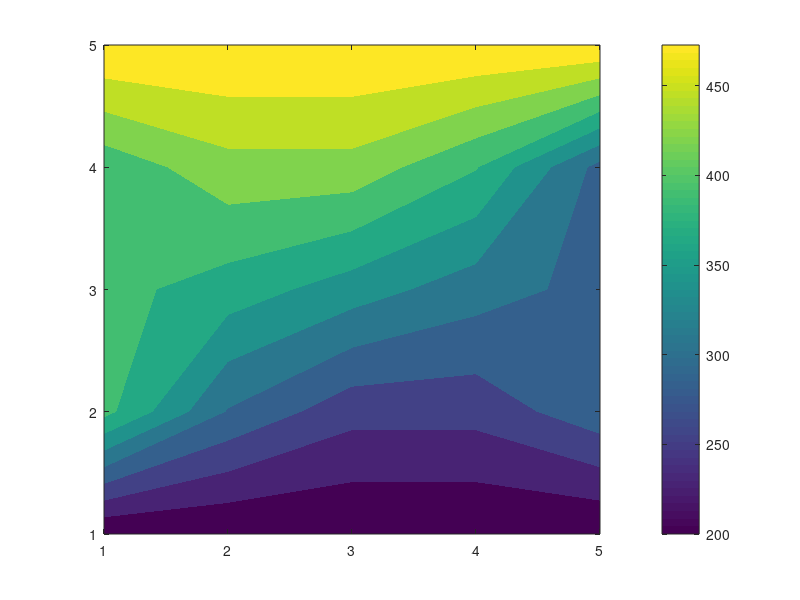

This chart was generated by the following MATLAB code: (Note: this script raises an error after producing the figure.)
clear; clc; close all;

% Domain size
Lx = 1.0;  % Length in x-direction (m)
Ly = 1.0;  % Length in y-direction (m)

% Grid parameters
Nx = 4;  % Number of control volumes in x-direction
Ny = 4;  % Number of control volumes in y-direction
dx = Lx / Nx-1;
dy = Ly / Ny-1;

% Thermal conductivity
k = 1000; % W/(m·K)

% Initialize temperature field
T = zeros(Ny+1, Nx+1);

% Apply Dirichlet Boundary Conditions
T(:, 1)   = 400; % Left boundary (x = 0)
T(:, end) = 300; % Right boundary (x = Lx)
T(end, :)  = 200; % Bottom boundary (y = 0)
T(1, :)  = 500; % Top boundary (y = Ly)

disp("The initial  Matrix T with 4 boundry Temps")
disp(T)

% Finite Volume Coefficients
aW = k ;
aE = k ;
aN = k ;
aS = k ;

% Modify coefficients near boundaries
aW_b = 2 * k ; 
aE_b = 2 * k ; 
aN_b = 2 * k ; 
aS_b = 2 * k ; 

% Iterative solver (Gauss-Seidel)
tol = 1e-6;
error = 1;
maxIter = 10000;
iter = 0;

while error > tol && iter < maxIter
    T_old = T;
    
    % Update interior points
    for i = 2:Nx
        for j = 2:Ny
            if i == 2  % Near left boundary
                aW_eff = aW_b;
            else
                aW_eff = aW;
            end

            if i == Nx  % Near right boundary
                aE_eff = aE_b;
            else
                aE_eff = aE;
            end

            if j == 2  % Near bottom boundary
                aS_eff = aS_b;
            else
                aS_eff = aS;
            end

            if j == Ny  % Near top boundary
                aN_eff = aN_b;
            else
                aN_eff = aN;
            end

            % Compute new temperature using FVM equation
            aP = aW_eff + aE_eff + aN_eff + aS_eff;
            T(j, i) = (aE_eff * T(j, i+1) + aW_eff * T(j, i-1) + ...
                       aN_eff * T(j+1, i) + aS_eff * T(j-1, i)) / aP;
        end
    end
    
    % Compute error
    error = max(max(abs(T - T_old)));
    iter = iter + 1;
end
disp("The Matrix T")
disp(T(2:end-1,2:end-1))
disp(['Converged in ', num2str(iter), ' iterations with error ', num2str(error)]);

% Plot solution
figure;
contourf(flipud(T), 10, 'LineColor', 'none');
colorbar;
clim([200 500]);
colormap(jet);
title('2D Heat Conduction - Finite Volume Method');
xlabel('x');
ylabel('y');
